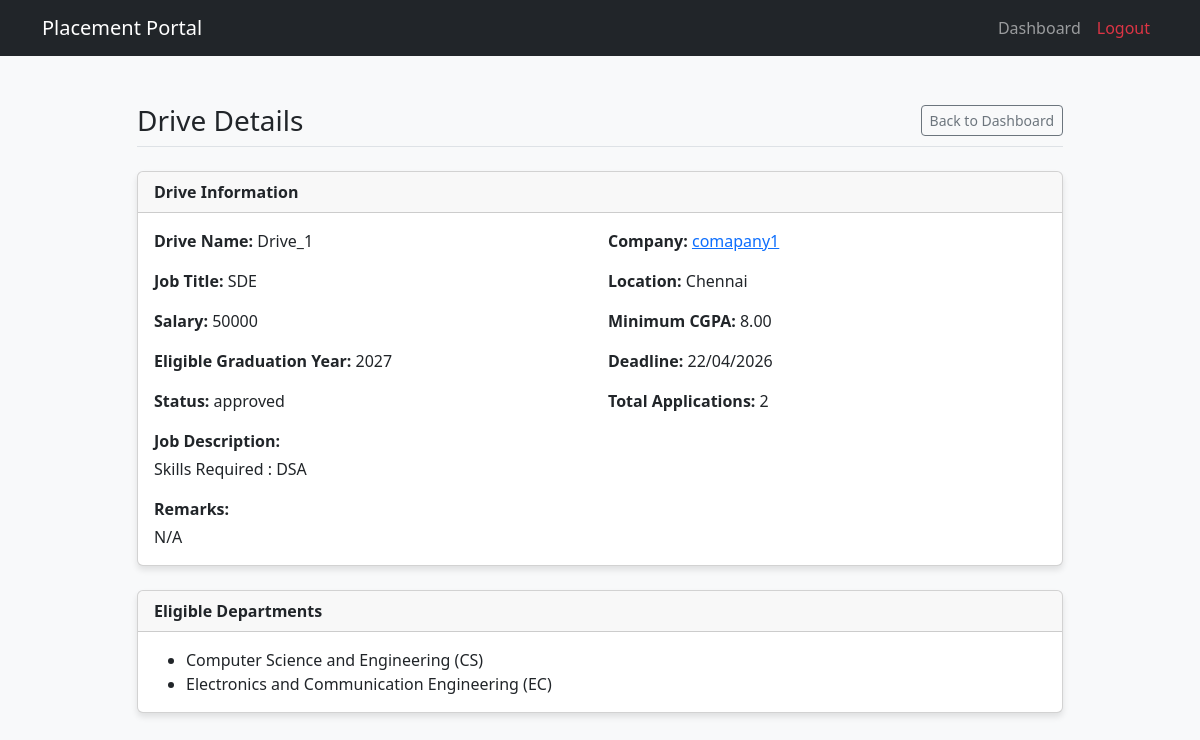
The page /admin/drive/1/details (signed in) on the database its author committed.
### models.py (models this page shows, shortened)
class PlacementDrive(db.Model):
    __tablename__ = 'placement_drive'
    id = db.Column(db.Integer, primary_key=True, autoincrement=True)
    name = db.Column(db.String(255), nullable=False)
    comp_id = db.Column(db.Integer, db.ForeignKey('company.company_id'), nullable=False)
    job_title = db.Column(db.String(255), nullable=False)
    job_desc = db.Column(db.String(255), nullable=False)
    min_cgpa = db.Column(db.Numeric(4, 2))
    eligible_grad_yr = db.Column(db.Integer)
    salary = db.Column(db.Integer)
    location = db.Column(db.String(255))
    deadline = db.Column(db.DateTime, nullable=False)
    status = db.Column(db.String(50), nullable=False, default='Pending') #Pending/Approved/Rejected/Closed
    remarks = db.Column(db.String(255))
    created_at = db.Column(db.DateTime, nullable=False, default=datetime.now)
    updated_at = db.Column(db.DateTime, default=datetime.now, onupdate=datetime.now)
    applications = db.relationship('Application', backref='drive')
    eligible_departments = db.relationship('EligibleDepartments', backref='placement_drive', cascade='all, delete-orphan')

class Company(db.Model, UserMixin):
    __tablename__ = 'company'
    company_id = db.Column(db.Integer, primary_key=True, autoincrement=True)
    email = db.Column(db.String(100), unique=True, nullable=False)
    password_hash = db.Column(db.String(255), nullable=False)
    company_name = db.Column(db.String(255), nullable=False)
    hr_name = db.Column(db.String(255), nullable=False)
    hr_email = db.Column(db.String(255), nullable=False)
    hr_phone = db.Column(db.String(15), nullable=False)
    company_desc = db.Column(db.String(255), nullable=False)
    website = db.Column(db.String(255), unique=True, nullable=False)
    is_active = db.Column(db.Boolean, nullable=False, default=True)
    is_blacklisted = db.Column(db.Boolean, default=False)
    approval_status = db.Column(db.String(50), nullable=False, default='pending') #'pending' 'approved' 'rejected' 'blacklisted'
    placement_drives = db.relationship('PlacementDrive', backref='company')

class EligibleDepartments(db.Model):
    __tablename__ = 'eligible_departments'
    drive_id = db.Column(db.Integer, db.ForeignKey('placement_drive.id'), primary_key=True)
    dept_id = db.Column(db.String(10), db.ForeignKey('departments.dept_id'), primary_key=True)

class Department(db.Model):
    __tablename__ = 'departments'
    dept_id = db.Column(db.String(10), primary_key=True)
    dept_name = db.Column(db.String(100), unique=True, nullable=False)
    students = db.relationship('Student', backref='department')
    eligible_departments = db.relationship('EligibleDepartments', backref='department')

### app.py (the view)
@app.route('/admin/drive/<int:drive_id>/details')
@login_required
def admin_drive_details(drive_id):
    if not current_user.is_authenticated or not current_user.get_id().startswith('admin_'):
        return "Unauthorized Access : Not an Admin ", 403
    drive = PlacementDrive.query.filter_by(id=drive_id).first_or_404()
    applications_count = Application.query.filter_by(drive_id=drive.id).count()
    return render_template('admin_drive_details.html', drive=drive, applications_count=applications_count)

### app.py (called while the page is built)
@login_manager.user_loader #Run this fn everytime the user clicks a new page
def load_user(user_id):
    try:
        role, uid = user_id.split('_', 1)
        if role == 'admin':
            return db.session.get(Admin, int(uid))
        elif role == 'student':
            return db.session.get(Student, uid)
        elif role == 'company':
            return db.session.get(Company, int(uid))
    except Exception as e:
        return None
    return None

### models.py (called while the page is built)
    def get_id(self):
        return f"admin_{self.id}"

### templates/admin_drive_details.html
{% extends "base.html" %}
{% block content %}
<div class="row justify-content-center">
    <div class="col-lg-10">
        <div class="d-flex justify-content-between align-items-center mt-4 mb-4 pb-2 border-bottom">
            <h3 class="mb-0">Drive Details</h3>
            <a href="{{ url_for('admin_dashboard') }}" class="btn btn-outline-secondary btn-sm">Back to Dashboard</a>
        </div>
        <div class="card mb-4">
            <div class="card-header fw-semibold">Drive Information</div>
            <div class="card-body">
                <div class="row g-3">
                    <div class="col-md-6"><strong>Drive Name:</strong> {{ drive.name }}</div>
                    <div class="col-md-6"><strong>Company:</strong> <a href="{{ url_for('admin_company_profile', company_id=drive.company.company_id) }}">{{ drive.company.company_name }}</a></div>
                    <div class="col-md-6"><strong>Job Title:</strong> {{ drive.job_title }}</div>
                    <div class="col-md-6"><strong>Location:</strong> {{ drive.location or 'N/A' }}</div>
                    <div class="col-md-6"><strong>Salary:</strong> {{ drive.salary if drive.salary else 'N/A' }}</div>
                    <div class="col-md-6"><strong>Minimum CGPA:</strong> {{ drive.min_cgpa if drive.min_cgpa else 'N/A' }}</div>
                    <div class="col-md-6"><strong>Eligible Graduation Year:</strong> {{ drive.eligible_grad_yr if drive.eligible_grad_yr else 'N/A' }}</div>
                    <div class="col-md-6"><strong>Deadline:</strong> {{ drive.deadline.strftime('%d/%m/%Y') if drive.deadline else 'N/A' }}</div>
                    <div class="col-md-6"><strong>Status:</strong> {{ drive.status }}</div>
                    <div class="col-md-6"><strong>Total Applications:</strong> {{ applications_count }}</div>
                    <div class="col-md-12"><strong>Job Description:</strong><div class="mt-1">{{ drive.job_desc }}</div></div>
                    <div class="col-md-12"><strong>Remarks:</strong><div class="mt-1">{{ drive.remarks or 'N/A' }}</div></div>
                </div>
            </div>
        </div>
        <div class="card mb-5">
            <div class="card-header fw-semibold">Eligible Departments</div>
            <div class="card-body">
                {% if drive.eligible_departments %}
                <ul class="mb-0">
                    {% for item in drive.eligible_departments %}
                    <li>{{ item.department.dept_name }} ({{ item.dept_id }})</li>
                    {% endfor %}
                </ul>
                {% else %}
                <p class="text-muted mb-0">No department restrictions listed.</p>
                {% endif %}
            </div>
        </div>
    </div>
</div>
{% endblock %}

### templates/base.html (style rules this page uses)
body { background-color: #f8f9fa; }
.card { box-shadow: 0 4px 6px rgba(0,0,0,0.1); }

### rows shown on the page
PlacementDrive: name "Drive_1", job_title "SDE", location "Chennai", salary "50000", min_cgpa "8.00", eligible_grad_yr "2027", deadline "22/04/2026", status "approved", job_desc "Skills Required : DSA", remarks "N/A"
Company: company.company_name "comapany1"
EligibleDepartments: department.dept_name "Computer Science and Engineering", dept_id "CS"
EligibleDepartments: department.dept_name "Electronics and Communication Engineering", dept_id "EC"

### other values the page prints
{{ applications_count }} "2"
